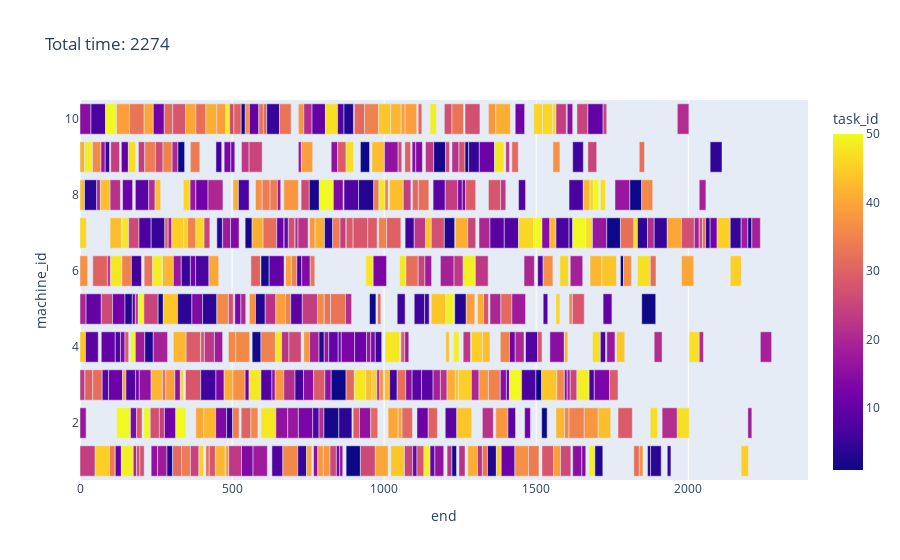

The cell this chart's notebook holds for it:
### Code cell
visualize_schedule(random_geno.machine_table,random_geno.time)

### Figure 1 — Plotly figure (JSON) as saved in the notebook; plotly's stock layout.template omitted (floating-point values rounded to 4 significant figures; data arrays with more than 128 entries replaced by an {"elided": "..."} marker saying what was removed)
{"data": [{"alignmentgroup": "True", "base": {"elided": "550 int values"}, "hovertemplate": "start_time=%{base}<br>end=%{x}<br>machine_id=%{y}<br>task_id=%{marker.color}<extra></extra>", "legendgroup": "", "marker": {"color": {"elided": "550 int values"}, "coloraxis": "coloraxis", "pattern": {"shape": ""}}, "name": "", "offsetgroup": "", "orientation": "h", "showlegend": false, "textposition": "auto", "type": "bar", "x": {"elided": "550 int values"}, "xaxis": "x", "y": {"elided": "550 int values"}, "yaxis": "y"}], "layout": {"barmode": "relative", "coloraxis": {"colorbar": {"title": {"text": "task_id"}}, "colorscale": [[0, "#0d0887"], [0.1111, "#46039f"], [0.2222, "#7201a8"], [0.3333, "#9c179e"], [0.4444, "#bd3786"], [0.5556, "#d8576b"], [0.6667, "#ed7953"], [0.7778, "#fb9f3a"], [0.8889, "#fdca26"], [1, "#f0f921"]]}, "legend": {"tracegroupgap": 0}, "title": {"text": "Total time: 2274"}, "xaxis": {"anchor": "y", "domain": [0, 1], "title": {"text": "end"}}, "yaxis": {"anchor": "x", "domain": [0, 1], "title": {"text": "machine_id"}}}}
